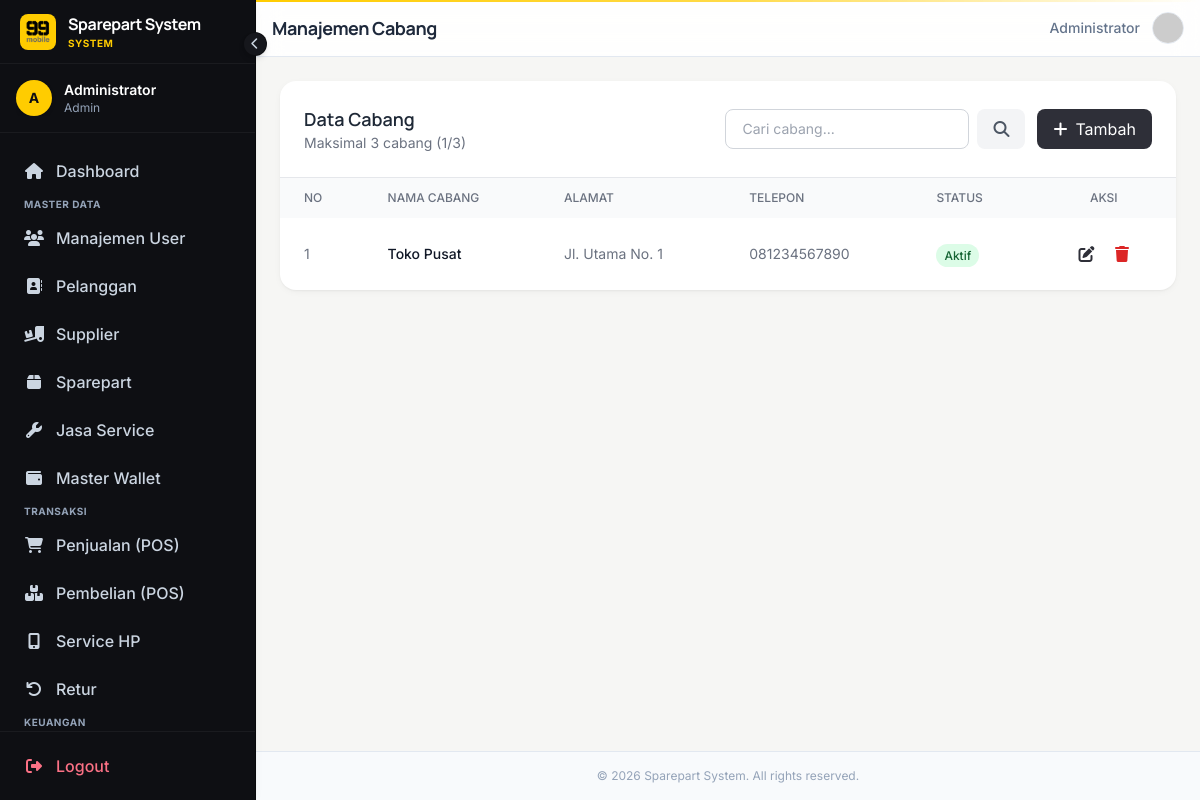
/cabang (signed in), run on the app's committed database.
### app.py (models this page shows, shortened)
class Pengaturan(db.Model):
    id = db.Column(db.Integer, primary_key=True)
    nama_aplikasi = db.Column(db.String(100), default='Sparepart System')
    tagline = db.Column(db.String(100), default='System')
    logo = db.Column(db.String(200), default='logo.png')

class User(db.Model):
    id = db.Column(db.Integer, primary_key=True)
    username = db.Column(db.String(80), unique=True, nullable=False)
    password = db.Column(db.String(200), nullable=False)
    nama_lengkap = db.Column(db.String(100), nullable=False)
    role = db.Column(db.String(20), nullable=False)  # admin, kasir, teknisi
    cabang_id = db.Column(db.Integer, db.ForeignKey('cabang.id'), nullable=True)
    aktif = db.Column(db.Boolean, default=True)
    created_at = db.Column(db.DateTime, default=datetime.utcnow)
    cabang = db.relationship('Cabang', backref='users')
    @property
    def is_authenticated(self):
        return True

class Cabang(db.Model):
    id = db.Column(db.Integer, primary_key=True)
    nama = db.Column(db.String(100), nullable=False)
    alamat = db.Column(db.String(200))
    telepon = db.Column(db.String(20))
    aktif = db.Column(db.Boolean, default=True)
    created_at = db.Column(db.DateTime, default=datetime.utcnow)

### routes.py (the view)
@app.route('/cabang')
@login_required
@admin_required
def cabang():
    page = request.args.get('page', 1, type=int)
    search = request.args.get('search', '')
    query = Cabang.query
    if search:
        query = query.filter(Cabang.nama.ilike(f'%{search}%'))
    pagination = query.paginate(page=page, per_page=10, error_out=False)
    total_cabang = Cabang.query.count()
    return render_template('cabang.html', pagination=pagination, search=search, total_cabang=total_cabang)

### app.py (called while the page is built)
@login_manager.user_loader
def load_user(user_id):
    return User.query.get(int(user_id))

@app.context_processor
def inject_pengaturan():
    try:
        setting = Pengaturan.query.first()
    except Exception:
        setting = None
    if not setting:
        setting = Pengaturan(nama_aplikasi='Sparepart System', tagline='System', logo='logo.png')
    try:
        default_cabang = Cabang.query.order_by(Cabang.id.asc()).first()
        default_cabang_id = default_cabang.id if default_cabang else ''
    except Exception:
        default_cabang_id = ''
    return dict(app_setting=setting, default_cabang_id=default_cabang_id)

### routes.py (called while the page is built)
def admin_required(f):
    @wraps(f)
    def decorated_function(*args, **kwargs):
        if current_user.role != 'admin':
            flash('Akses ditolak. Hanya admin yang bisa mengakses halaman ini.', 'error')
            return redirect(url_for('dashboard'))
        return f(*args, **kwargs)
    return decorated_function

### templates/cabang.html (shortened to what this page needs)
{% extends 'base.html' %}
{% block page_title %}Manajemen Cabang{% endblock %}
{% block content %}
<div class="bg-white rounded-xl shadow-sm">
    <div class="p-4 md:p-6 border-b flex flex-col md:flex-row md:items-center md:justify-between gap-4">
        <div>
            <h3 class="text-lg font-semibold text-gray-800">Data Cabang</h3>
            <p class="text-sm text-gray-500">Maksimal 3 cabang ({{ total_cabang }}/3)</p>
        </div>
        <div class="flex flex-col sm:flex-row gap-3">
            <form method="GET" class="flex gap-2 w-full sm:w-auto">
                <input type="text" name="search" value="{{ search }}" placeholder="Cari cabang..."
                       class="px-4 py-2 border border-gray-300 rounded-lg text-sm focus:ring-2 focus:ring-blue-500 w-full sm:w-auto">
                <button type="submit" class="px-4 py-2 bg-gray-100 text-gray-600 rounded-lg hover:bg-gray-200">
                    <i class="fas fa-search"></i>
                </button>
            </form>
            {% if total_cabang < 3 %}
            <button onclick="openModal('modalTambah')" class="px-4 py-2 bg-blue-600 text-white rounded-lg hover:bg-blue-700 flex items-center justify-center gap-2 whitespace-nowrap">
                <i class="fas fa-plus"></i><span>Tambah</span>
            </button>
            {% endif %}
        </div>
    </div>
    <div class="table-desktop hidden md:block overflow-x-auto">
        <table class="w-full">
            <thead class="bg-gray-50">
                <tr>
                    <th class="px-6 py-3 text-left text-xs font-medium text-gray-500 uppercase">No</th>
                    <th class="px-6 py-3 text-left text-xs font-medium text-gray-500 uppercase">Nama Cabang</th>
                    <th class="px-6 py-3 text-left text-xs font-medium text-gray-500 uppercase">Alamat</th>
                    <th class="px-6 py-3 text-left text-xs font-medium text-gray-500 uppercase">Telepon</th>
                    <th class="px-6 py-3 text-left text-xs font-medium text-gray-500 uppercase">Status</th>
                    <th class="px-6 py-3 text-center text-xs font-medium text-gray-500 uppercase">Aksi</th>
                </tr>
            </thead>
            <tbody class="divide-y divide-gray-200">
                {% for item in pagination.items %}
                <tr class="hover:bg-gray-50">
                    <td class="px-6 py-4 text-sm text-gray-500">{{ loop.index + (pagination.page - 1) * pagination.per_page }}</td>
                    <td class="px-6 py-4 text-sm font-medium text-gray-900">{{ item.nama }}</td>
                    <td class="px-6 py-4 text-sm text-gray-500 max-w-xs truncate">{{ item.alamat or '-' }}</td>
                    <td class="px-6 py-4 text-sm text-gray-500">{{ item.telepon or '-' }}</td>
                    <td class="px-6 py-4">
                        <span class="px-2 py-1 text-xs font-medium rounded-full {{ 'bg-green-100 text-green-800' if item.aktif else 'bg-red-100 text-red-800' }}">
                            {{ 'Aktif' if item.aktif else 'Nonaktif' }}
                        </span>
                    </td>
                    <td class="px-6 py-4 text-center">
                        <button onclick="editCabang({{ item.id }}, '{{ item.nama }}', '{{ item.alamat or '' }}', '{{ item.telepon or '' }}', {{ 'true' if item.aktif else 'false' }})"
                                class="p-2 text-blue-600 hover:bg-blue-50 rounded-lg"><i class="fas fa-edit"></i></button>
                        <a href="{{ url_for('cabang_hapus', id=item.id) }}" onclick="return confirm('Yakin hapus cabang ini?')"
                           class="p-2 text-red-600 hover:bg-red-50 rounded-lg inline-block"><i class="fas fa-trash"></i></a>
                    </td>
                </tr>
                {% else %}
                <tr><td colspan="6" class="px-6 py-8 text-center text-gray-500">Tidak ada data cabang</td></tr>
                {% endfor %}
            </tbody>
        </table>
    </div>
</div>
{% endblock %}

### templates/base.html (shortened to what this page needs)
<!DOCTYPE html>
<html lang="id">
<head>
    <script src="https://cdn.tailwindcss.com"></script>
    <link rel="stylesheet" href="https://cdnjs.cloudflare.com/ajax/libs/font-awesome/6.4.0/css/all.min.css">
</head>
<body class="text-slate-800" id="mainBody">
    <aside id="sidebar" class="sidebar fixed top-0 left-0 z-40 h-screen bg-[#0E0F13] border-r border-black/40 sidebar-transition flex flex-col w-64 shadow-sm">
        <button id="btn-minimize" onclick="toggleMinimize()" class="absolute -right-3 top-8 bg-[#16171C] border border-black/40 text-slate-300 rounded-full p-1 shadow-md hover:text-brand-500 transition-colors hidden md:flex items-center justify-center w-6 h-6 z-50">
            <i class="fas fa-chevron-left text-xs transition-transform duration-300" id="minimizeIcon"></i>
        </button>
        <div class="h-16 flex items-center px-5 border-b border-white/5">
            <div class="flex items-center gap-3 overflow-hidden w-full">
                <img src="{{ url_for('static', filename='images/' + app_setting.logo) }}" alt="Logo" class="w-9 h-9 rounded-lg object-contain shrink-0 bg-brand-500 p-1" onerror="this.src='https://placehold.co/32x32/FFCC00/0E0F13?text=S'">
                <div class="sidebar-logo-text whitespace-nowrap transition-opacity duration-200">
                    <h1 class="text-base font-heading font-bold text-white tracking-tight">{{ app_setting.nama_aplikasi }}</h1>
                    <p class="text-[10px] text-brand-500 font-bold uppercase tracking-wider">{{ app_setting.tagline }}</p>
                </div>
            </div>
        </div>
        <div class="p-4 border-b border-white/5">
            <div class="flex items-center gap-3 overflow-hidden">
                <div class="w-9 h-9 rounded-full bg-brand-500 text-[#0E0F13] flex items-center justify-center font-bold text-sm shrink-0 shadow-sm">
                    {{ current_user.nama_lengkap[0] | upper }}
                </div>
                <div class="user-info-text min-w-0 transition-opacity duration-200">
                    <p class="text-sm font-semibold text-white truncate">{{ current_user.nama_lengkap }}</p>
                    <p class="text-xs text-slate-400 truncate">{{ current_user.role|capitalize }}</p>
                </div>
            </div>
        </div>
        <nav class="flex-1 px-3 py-4 space-y-1 overflow-y-auto overflow-x-hidden">
            <a href="{{ url_for('dashboard') }}" class="sidebar-link flex items-center gap-3 px-3 py-2.5 rounded-xl text-slate-300 font-medium {{ 'active' if request.endpoint == 'dashboard' }}">
                <i class="fas fa-home w-5 text-center shrink-0"></i>
                <span class="sidebar-text">Dashboard</span>
            </a>
            <p class="section-label text-[10px] font-bold text-slate-400 uppercase tracking-wider mt-6 mb-2 px-3">Master Data</p>
            {% if current_user.role == 'admin' %}
            <a href="{{ url_for('users') }}" class="sidebar-link flex items-center gap-3 px-3 py-2.5 rounded-xl text-slate-300 font-medium {{ 'active' if request.endpoint == 'users' }}">
                <i class="fas fa-users w-5 text-center shrink-0"></i>
                <span class="sidebar-text">Manajemen User</span>
            </a>
            {% endif %}
            <a href="{{ url_for('pelanggan') }}" class="sidebar-link flex items-center gap-3 px-3 py-2.5 rounded-xl text-slate-300 font-medium {{ 'active' if request.endpoint == 'pelanggan' }}">
                <i class="fas fa-address-book w-5 text-center shrink-0"></i>
                <span class="sidebar-text">Pelanggan</span>
            </a>
            <a href="{{ url_for('supplier') }}" class="sidebar-link flex items-center gap-3 px-3 py-2.5 rounded-xl text-slate-300 font-medium {{ 'active' if request.endpoint == 'supplier' }}">
                <i class="fas fa-truck-loading w-5 text-center shrink-0"></i>
                <span class="sidebar-text">Supplier</span>
            </a>
            <a href="{{ url_for('sparepart') }}" class="sidebar-link flex items-center gap-3 px-3 py-2.5 rounded-xl text-slate-300 font-medium {{ 'active' if request.endpoint == 'sparepart' }}">
                <i class="fas fa-box w-5 text-center shrink-0"></i>
                <span class="sidebar-text">Sparepart</span>
            </a>
            <a href="{{ url_for('jasa') }}" class="sidebar-link flex items-center gap-3 px-3 py-2.5 rounded-xl text-slate-300 font-medium {{ 'active' if request.endpoint == 'jasa' }}">
                <i class="fas fa-wrench w-5 text-center shrink-0"></i>
                <span class="sidebar-text">Jasa Service</span>
            </a>
            <a href="{{ url_for('wallet') }}" class="sidebar-link flex items-center gap-3 px-3 py-2.5 rounded-xl text-slate-300 font-medium {{ 'active' if request.endpoint == 'wallet' }}">
                <i class="fas fa-wallet w-5 text-center shrink-0"></i>
                <span class="sidebar-text">Master Wallet</span>
            </a>
            <p class="section-label text-[10px] font-bold text-slate-400 uppercase tracking-wider mt-6 mb-2 px-3">Transaksi</p>
            <a href="{{ url_for('penjualan') }}" class="sidebar-link flex items-center gap-3 px-3 py-2.5 rounded-xl text-slate-300 font-medium {{ 'active' if request.endpoint == 'penjualan' }}">
                <i class="fas fa-shopping-cart w-5 text-center shrink-0"></i>
                <span class="sidebar-text">Penjualan (POS)</span>
            </a>
            <a href="{{ url_for('pembelian') }}" class="sidebar-link flex items-center gap-3 px-3 py-2.5 rounded-xl text-slate-300 font-medium {{ 'active' if request.endpoint == 'pembelian' }}">
                <i class="fas fa-boxes w-5 text-center shrink-0"></i>
                <span class="sidebar-text">Pembelian (POS)</span>
            </a>
            <a href="{{ url_for('service') }}" class="sidebar-link flex items-center gap-3 px-3 py-2.5 rounded-xl text-slate-300 font-medium {{ 'active' if request.endpoint == 'service' }}">
                <i class="fas fa-mobile-alt w-5 text-center shrink-0"></i>
                <span class="sidebar-text">Service HP</span>
            </a>
            <a href="{{ url_for('retur') }}" class="sidebar-link flex items-center gap-3 px-3 py-2.5 rounded-xl text-slate-300 font-medium {{ 'active' if request.endpoint == 'retur' }}">
                <i class="fas fa-undo w-5 text-center shrink-0"></i>
                <span class="sidebar-text">Retur</span>
            </a>
            <p class="section-label text-[10px] font-bold text-slate-400 uppercase tracking-wider mt-6 mb-2 px-3">Keuangan</p>
        </nav>
        <div class="p-3 border-t border-white/5 mt-auto">
            <a href="{{ url_for('logout') }}" class="sidebar-link flex items-center gap-3 px-3 py-2.5 rounded-xl text-rose-400 hover:bg-rose-500/10 font-medium transition-colors">
                <i class="fas fa-sign-out-alt w-5 text-center shrink-0"></i>
                <span class="sidebar-text">Logout</span>
            </a>
        </div>
    </aside>
    <div id="main-content" class="md:ml-64 content-transition flex flex-col min-h-screen">
        <header class="bg-white/90 backdrop-blur-md sticky top-0 z-20 border-b border-slate-200 relative">
            <div class="flex items-center justify-between px-4 py-3">
                <div class="flex items-center gap-3">
                    <h2 class="text-lg font-heading font-bold text-slate-800 tracking-tight">{% block page_title %}Dashboard{% endblock %}</h2>
                </div>
                <div class="flex items-center gap-3">
                    <span class="text-sm font-medium text-slate-500 hidden sm:block">{{ current_user.nama_lengkap }}</span>
                    <img src="https://ui-avatars.com/api/?name={{ current_user.nama_lengkap }}&background=FFCC00&color=0E0F13&bold=true" class="w-8 h-8 rounded-full border border-slate-200" alt="Avatar">
                </div>
            </div>
        </header>
        <main class="p-4 md:p-6 w-full max-w-screen-2xl mx-auto flex-1">
            {% block content %}{% endblock %}
        </main>
        <footer class="p-4 text-center text-xs text-slate-400 bg-slate-50 border-t border-slate-200">
            &copy; 2026 {{ app_setting.nama_aplikasi }}. All rights reserved.
        </footer>
    </div>
</body>
</html>

### templates/base.html (style rules this page uses)
body { font-family: 'Inter', sans-serif; background-color: #F6F6F4; }
h1, h2, h3, .font-heading { font-family: 'Manrope', 'Inter', sans-serif; }
.sidebar-transition { transition: width 0.3s cubic-bezier(0.4, 0, 0.2, 1); }
.content-transition { transition: margin-left 0.3s cubic-bezier(0.4, 0, 0.2, 1); }
.sidebar-link { white-space: nowrap; overflow: hidden; position: relative; transition: all 0.2s; }

### data on the page
Pengaturan: logo (picture), nama_aplikasi "Sparepart System", tagline "SYSTEM"
User: nama_lengkap "A", nama_lengkap "Administrator", role "Admin"
Cabang: nama "Toko Pusat", alamat "Jl. Utama No. 1", telepon "081234567890", aktif "Aktif"

### other printed values
{{ total_cabang }} "1"
